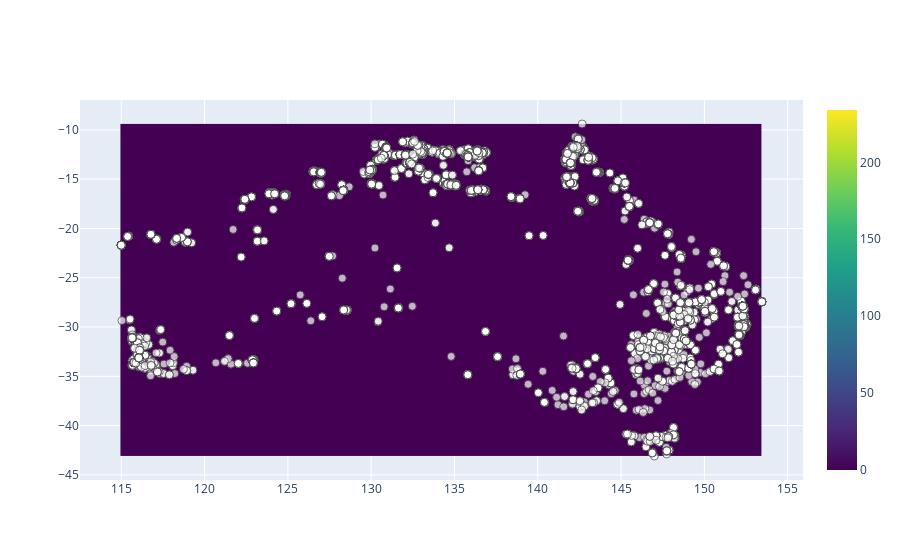

Notebook code cell kept with this figure:
### Code cell
fig = go.Figure()
fig.add_trace(go.Scatter(
    x=df1["longitude"],
    y=df1["latitude"],
    mode='markers',
    showlegend=False,
    marker=dict(
        symbol='circle',
        opacity=0.7,
        color='white',
        size=8,
        line=dict(width=1),
    )
))

fig.add_trace(go.Histogram2d(
    x=df1["longitude"],
    y=df1["latitude"],
    colorscale="Viridis",
    nbinsx=1400,
    nbinsy=1400,
    zauto=False,
))
fig.show()

### Figure 1 — Plotly figure (JSON) as saved in the notebook; plotly's stock layout.template omitted (floating-point values rounded to 4 significant figures; data arrays with more than 128 entries replaced by an {"elided": "..."} marker saying what was removed)
{"data": [{"marker": {"color": "white", "line": {"width": 1}, "opacity": 0.7, "size": 8, "symbol": "circle"}, "mode": "markers", "showlegend": false, "type": "scatter", "x": {"elided": "20000 float values"}, "y": {"elided": "20000 float values"}}, {"colorscale": [[0, "#440154"], [0.1111, "#482878"], [0.2222, "#3e4989"], [0.3333, "#31688e"], [0.4444, "#26828e"], [0.5556, "#1f9e89"], [0.6667, "#35b779"], [0.7778, "#6ece58"], [0.8889, "#b5de2b"], [1, "#fde725"]], "nbinsx": 1400, "nbinsy": 1400, "type": "histogram2d", "x": {"elided": "20000 float values"}, "y": {"elided": "20000 float values"}, "zauto": false}], "layout": {}}
